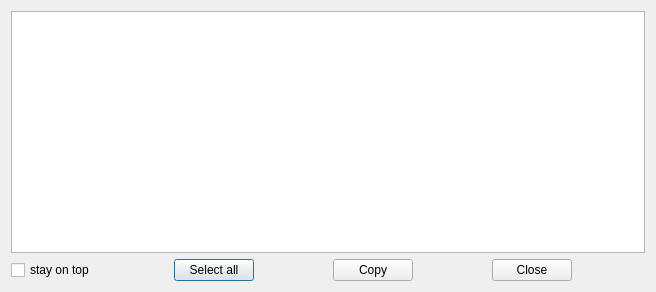
<?xml version="1.0" encoding="UTF-8"?>
<ui version="4.0">
 <class>MessageWindow</class>
 <widget class="QDialog" name="MessageWindow">
  <property name="geometry">
   <rect>
    <x>0</x>
    <y>0</y>
    <width>656</width>
    <height>292</height>
   </rect>
  </property>
  <property name="windowTitle">
   <string>Script message display</string>
  </property>
  <layout class="QVBoxLayout" name="verticalLayout">
   <item>
    <widget class="QPlainTextEdit" name="MessagePlainTextEdit"/>
   </item>
   <item>
    <layout class="QHBoxLayout" name="horizontalLayout">
     <item>
      <widget class="QCheckBox" name="StayOnTopCheckBox">
       <property name="text">
        <string>stay on top</string>
       </property>
      </widget>
     </item>
     <item>
      <spacer name="horizontalSpacer_3">
       <property name="orientation">
        <enum>Qt::Horizontal</enum>
       </property>
       <property name="sizeHint" stdset="0">
        <size>
         <width>40</width>
         <height>20</height>
        </size>
       </property>
      </spacer>
     </item>
     <item>
      <widget class="QPushButton" name="SelectAllpushButton">
       <property name="text">
        <string>Select all</string>
       </property>
      </widget>
     </item>
     <item>
      <spacer name="horizontalSpacer">
       <property name="orientation">
        <enum>Qt::Horizontal</enum>
       </property>
       <property name="sizeHint" stdset="0">
        <size>
         <width>40</width>
         <height>20</height>
        </size>
       </property>
      </spacer>
     </item>
     <item>
      <widget class="QPushButton" name="CopyPushButton">
       <property name="text">
        <string>Copy</string>
       </property>
      </widget>
     </item>
     <item>
      <spacer name="horizontalSpacer_2">
       <property name="orientation">
        <enum>Qt::Horizontal</enum>
       </property>
       <property name="sizeHint" stdset="0">
        <size>
         <width>40</width>
         <height>20</height>
        </size>
       </property>
      </spacer>
     </item>
     <item>
      <widget class="QPushButton" name="ClosePushButton">
       <property name="text">
        <string>Close</string>
       </property>
      </widget>
     </item>
     <item>
      <spacer name="horizontalSpacer_4">
       <property name="orientation">
        <enum>Qt::Horizontal</enum>
       </property>
       <property name="sizeHint" stdset="0">
        <size>
         <width>40</width>
         <height>20</height>
        </size>
       </property>
      </spacer>
     </item>
    </layout>
   </item>
  </layout>
 </widget>
 <resources/>
 <connections/>
</ui>
